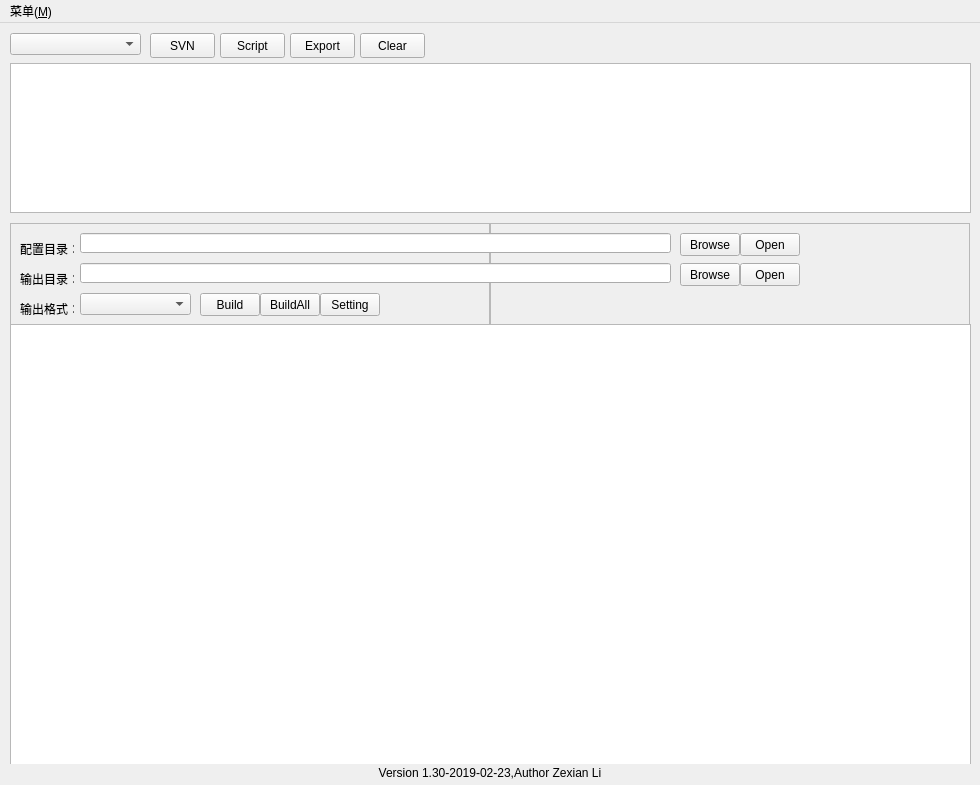
<?xml version="1.0" encoding="UTF-8"?>
<ui version="4.0">
 <class>MainWindow</class>
 <widget class="QMainWindow" name="MainWindow">
  <property name="geometry">
   <rect>
    <x>0</x>
    <y>0</y>
    <width>980</width>
    <height>785</height>
   </rect>
  </property>
  <property name="windowTitle">
   <string>MainWindow</string>
  </property>
  <property name="windowIcon">
   <iconset resource="resource/resource.qrc">
    <normaloff>:/icon/toolIcon.png</normaloff>:/icon/toolIcon.png</iconset>
  </property>
  <widget class="QWidget" name="centralWidget">
   <widget class="QTextEdit" name="outputInfoText">
    <property name="geometry">
     <rect>
      <x>10</x>
      <y>40</y>
      <width>961</width>
      <height>150</height>
     </rect>
    </property>
    <property name="sizePolicy">
     <sizepolicy hsizetype="Expanding" vsizetype="Expanding">
      <horstretch>0</horstretch>
      <verstretch>0</verstretch>
     </sizepolicy>
    </property>
   </widget>
   <widget class="QPushButton" name="btnScript">
    <property name="geometry">
     <rect>
      <x>220</x>
      <y>10</y>
      <width>65</width>
      <height>25</height>
     </rect>
    </property>
    <property name="text">
     <string>Script</string>
    </property>
   </widget>
   <widget class="QPushButton" name="btnSvn">
    <property name="geometry">
     <rect>
      <x>150</x>
      <y>10</y>
      <width>65</width>
      <height>25</height>
     </rect>
    </property>
    <property name="text">
     <string>SVN</string>
    </property>
   </widget>
   <widget class="QComboBox" name="cmbPorjectSelect">
    <property name="geometry">
     <rect>
      <x>10</x>
      <y>10</y>
      <width>131</width>
      <height>22</height>
     </rect>
    </property>
   </widget>
   <widget class="QPushButton" name="btnClear">
    <property name="geometry">
     <rect>
      <x>360</x>
      <y>10</y>
      <width>65</width>
      <height>25</height>
     </rect>
    </property>
    <property name="text">
     <string>Clear</string>
    </property>
   </widget>
   <widget class="QWidget" name="svnWidget" native="true">
    <property name="enabled">
     <bool>true</bool>
    </property>
    <property name="geometry">
     <rect>
      <x>10</x>
      <y>200</y>
      <width>960</width>
      <height>540</height>
     </rect>
    </property>
    <widget class="QScrollArea" name="svn_scrollArea">
     <property name="geometry">
      <rect>
       <x>0</x>
       <y>45</y>
       <width>960</width>
       <height>495</height>
      </rect>
     </property>
     <property name="widgetResizable">
      <bool>true</bool>
     </property>
     <widget class="QWidget" name="svn_scrollAreaWidgetContents">
      <property name="geometry">
       <rect>
        <x>0</x>
        <y>0</y>
        <width>958</width>
        <height>493</height>
       </rect>
      </property>
     </widget>
    </widget>
    <widget class="QPushButton" name="btnCommitAll">
     <property name="geometry">
      <rect>
       <x>70</x>
       <y>10</y>
       <width>65</width>
       <height>25</height>
      </rect>
     </property>
     <property name="text">
      <string>commitAll</string>
     </property>
    </widget>
    <widget class="QPushButton" name="btnUpdateAll">
     <property name="geometry">
      <rect>
       <x>5</x>
       <y>10</y>
       <width>65</width>
       <height>25</height>
      </rect>
     </property>
     <property name="text">
      <string>updateAll</string>
     </property>
    </widget>
    <widget class="QPushButton" name="btnCleanupAll">
     <property name="geometry">
      <rect>
       <x>135</x>
       <y>10</y>
       <width>65</width>
       <height>25</height>
      </rect>
     </property>
     <property name="text">
      <string>cleanAll</string>
     </property>
    </widget>
    <widget class="QPushButton" name="btnRevertAll">
     <property name="geometry">
      <rect>
       <x>200</x>
       <y>10</y>
       <width>65</width>
       <height>25</height>
      </rect>
     </property>
     <property name="text">
      <string>revertAll</string>
     </property>
    </widget>
   </widget>
   <widget class="QWidget" name="scriptWidget" native="true">
    <property name="enabled">
     <bool>true</bool>
    </property>
    <property name="geometry">
     <rect>
      <x>10</x>
      <y>200</y>
      <width>960</width>
      <height>540</height>
     </rect>
    </property>
    <widget class="QScrollArea" name="script_scrollArea">
     <property name="geometry">
      <rect>
       <x>480</x>
       <y>0</y>
       <width>480</width>
       <height>540</height>
      </rect>
     </property>
     <property name="widgetResizable">
      <bool>true</bool>
     </property>
     <widget class="QWidget" name="script_scrollAreaWidgetContents">
      <property name="geometry">
       <rect>
        <x>0</x>
        <y>0</y>
        <width>478</width>
        <height>538</height>
       </rect>
      </property>
     </widget>
    </widget>
    <widget class="QScrollArea" name="g_script_scrollArea">
     <property name="geometry">
      <rect>
       <x>0</x>
       <y>0</y>
       <width>480</width>
       <height>540</height>
      </rect>
     </property>
     <property name="widgetResizable">
      <bool>true</bool>
     </property>
     <widget class="QWidget" name="g_script_scrollAreaWidgetContents">
      <property name="geometry">
       <rect>
        <x>0</x>
        <y>0</y>
        <width>478</width>
        <height>538</height>
       </rect>
      </property>
     </widget>
    </widget>
   </widget>
   <widget class="QLabel" name="label">
    <property name="geometry">
     <rect>
      <x>10</x>
      <y>740</y>
      <width>960</width>
      <height>20</height>
     </rect>
    </property>
    <property name="text">
     <string>Version 1.30-2019-02-23,Author Zexian Li</string>
    </property>
    <property name="alignment">
     <set>Qt::AlignCenter</set>
    </property>
   </widget>
   <widget class="QPushButton" name="btnExport">
    <property name="geometry">
     <rect>
      <x>290</x>
      <y>10</y>
      <width>65</width>
      <height>25</height>
     </rect>
    </property>
    <property name="text">
     <string>Export</string>
    </property>
   </widget>
   <widget class="QWidget" name="exopotwidget" native="true">
    <property name="geometry">
     <rect>
      <x>10</x>
      <y>200</y>
      <width>961</width>
      <height>541</height>
     </rect>
    </property>
    <widget class="QLabel" name="labelInput">
     <property name="geometry">
      <rect>
       <x>10</x>
       <y>20</y>
       <width>54</width>
       <height>12</height>
      </rect>
     </property>
     <property name="text">
      <string>配置目录：</string>
     </property>
    </widget>
    <widget class="QLabel" name="labelOutput">
     <property name="geometry">
      <rect>
       <x>10</x>
       <y>50</y>
       <width>54</width>
       <height>12</height>
      </rect>
     </property>
     <property name="text">
      <string>输出目录：</string>
     </property>
    </widget>
    <widget class="QLabel" name="labelOutputType">
     <property name="geometry">
      <rect>
       <x>10</x>
       <y>80</y>
       <width>54</width>
       <height>12</height>
      </rect>
     </property>
     <property name="text">
      <string>输出格式：</string>
     </property>
    </widget>
    <widget class="QLineEdit" name="lineEditInput">
     <property name="geometry">
      <rect>
       <x>70</x>
       <y>10</y>
       <width>591</width>
       <height>20</height>
      </rect>
     </property>
     <property name="readOnly">
      <bool>true</bool>
     </property>
    </widget>
    <widget class="QLineEdit" name="lineEditOutput">
     <property name="geometry">
      <rect>
       <x>70</x>
       <y>40</y>
       <width>591</width>
       <height>20</height>
      </rect>
     </property>
     <property name="readOnly">
      <bool>true</bool>
     </property>
    </widget>
    <widget class="QComboBox" name="cmbOutputSelect">
     <property name="geometry">
      <rect>
       <x>70</x>
       <y>70</y>
       <width>111</width>
       <height>22</height>
      </rect>
     </property>
    </widget>
    <widget class="QPushButton" name="btnInputBrowse">
     <property name="geometry">
      <rect>
       <x>670</x>
       <y>10</y>
       <width>60</width>
       <height>23</height>
      </rect>
     </property>
     <property name="text">
      <string>Browse</string>
     </property>
    </widget>
    <widget class="QPushButton" name="btnInputOpen">
     <property name="geometry">
      <rect>
       <x>730</x>
       <y>10</y>
       <width>60</width>
       <height>23</height>
      </rect>
     </property>
     <property name="text">
      <string>Open</string>
     </property>
    </widget>
    <widget class="QPushButton" name="btnOutputBrowse">
     <property name="geometry">
      <rect>
       <x>670</x>
       <y>40</y>
       <width>60</width>
       <height>23</height>
      </rect>
     </property>
     <property name="text">
      <string>Browse</string>
     </property>
    </widget>
    <widget class="QPushButton" name="btnOutputOpen">
     <property name="geometry">
      <rect>
       <x>730</x>
       <y>40</y>
       <width>60</width>
       <height>23</height>
      </rect>
     </property>
     <property name="text">
      <string>Open</string>
     </property>
    </widget>
    <widget class="QPushButton" name="btnBuild">
     <property name="geometry">
      <rect>
       <x>190</x>
       <y>70</y>
       <width>60</width>
       <height>23</height>
      </rect>
     </property>
     <property name="text">
      <string>Build</string>
     </property>
    </widget>
    <widget class="QPushButton" name="btnBuildAll">
     <property name="geometry">
      <rect>
       <x>250</x>
       <y>70</y>
       <width>60</width>
       <height>23</height>
      </rect>
     </property>
     <property name="text">
      <string>BuildAll</string>
     </property>
    </widget>
    <widget class="QPushButton" name="btnSetting">
     <property name="geometry">
      <rect>
       <x>310</x>
       <y>70</y>
       <width>60</width>
       <height>23</height>
      </rect>
     </property>
     <property name="text">
      <string>Setting</string>
     </property>
    </widget>
    <widget class="QListWidget" name="listWidget">
     <property name="geometry">
      <rect>
       <x>0</x>
       <y>101</y>
       <width>961</width>
       <height>441</height>
      </rect>
     </property>
    </widget>
   </widget>
  </widget>
  <widget class="QMenuBar" name="menuBar">
   <property name="enabled">
    <bool>true</bool>
   </property>
   <property name="geometry">
    <rect>
     <x>0</x>
     <y>0</y>
     <width>980</width>
     <height>22</height>
    </rect>
   </property>
   <widget class="QMenu" name="menu_M">
    <property name="enabled">
     <bool>true</bool>
    </property>
    <property name="title">
     <string>菜单(&amp;M)</string>
    </property>
    <addaction name="action_N"/>
    <addaction name="action_C"/>
    <addaction name="action_G"/>
   </widget>
   <addaction name="menu_M"/>
  </widget>
  <action name="action_N">
   <property name="text">
    <string>添加项目(&amp;N)</string>
   </property>
   <property name="shortcutContext">
    <enum>Qt::WindowShortcut</enum>
   </property>
   <property name="iconVisibleInMenu">
    <bool>false</bool>
   </property>
   <property name="shortcutVisibleInContextMenu">
    <bool>false</bool>
   </property>
  </action>
  <action name="action_C">
   <property name="enabled">
    <bool>true</bool>
   </property>
   <property name="text">
    <string>项目管理(&amp;C)</string>
   </property>
   <property name="shortcutContext">
    <enum>Qt::WidgetWithChildrenShortcut</enum>
   </property>
   <property name="shortcutVisibleInContextMenu">
    <bool>true</bool>
   </property>
  </action>
  <action name="action_G">
   <property name="text">
    <string>全局脚本(&amp;G)</string>
   </property>
  </action>
 </widget>
 <layoutdefault spacing="6" margin="11"/>
 <resources>
  <include location="resource/resource.qrc"/>
 </resources>
 <connections/>
</ui>
